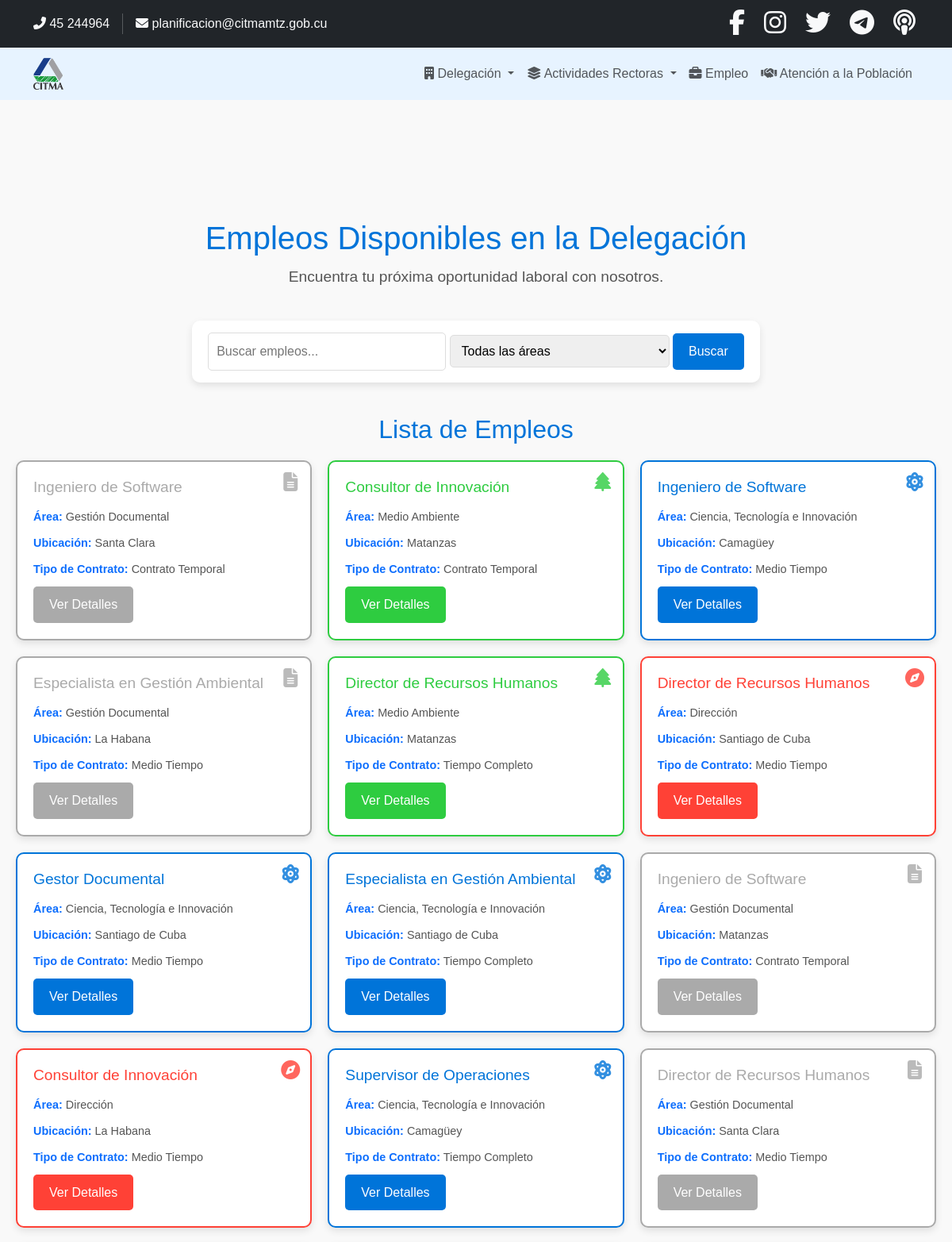
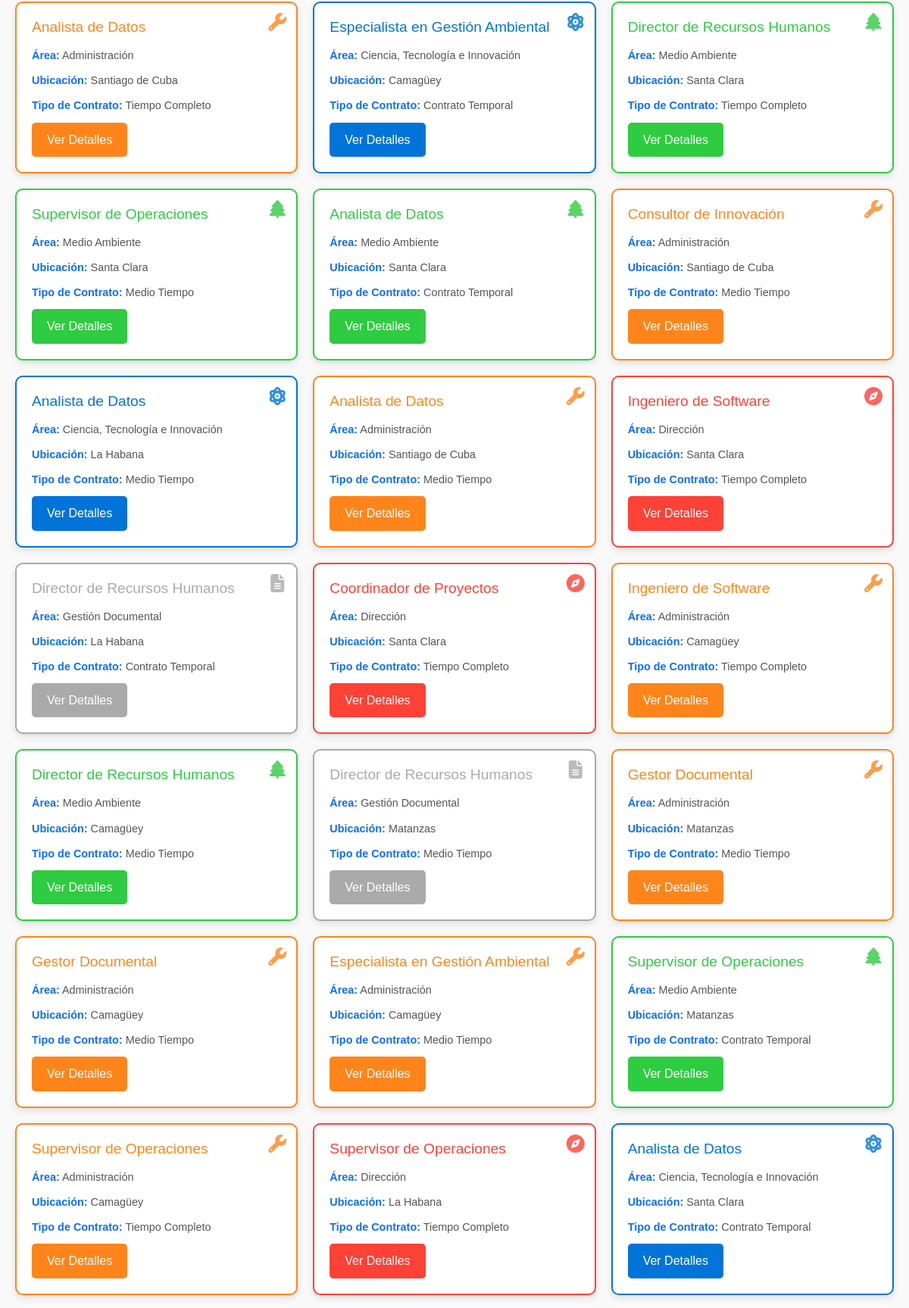
The app's page /empleos/ (upper part) with its own data (2 pictures, top to bottom).
### empleos/models.py (models this page shows, shortened)
class Empleo(models.Model):
    AREAS = [
        ('direccion', 'Dirección'),
        ('ciencia', 'Ciencia, Tecnología e Innovación'),
        ('medio_ambiente', 'Medio Ambiente'),
        ('gestion_documental', 'Gestión Documental'),
        ('administracion', 'Administración'),
    ]
    titulo = models.CharField(max_length=200)
    descripcion = models.TextField()
    requisitos = models.TextField()
    tipo_contrato = models.CharField(max_length=100)
    salario = models.CharField(max_length=100, blank=True, null=True)
    ubicacion = models.CharField(max_length=200)
    area = models.CharField(max_length=50, choices=AREAS)  # Campo para áreas
    fecha_publicacion = models.DateTimeField(auto_now_add=True)

### empleos/views.py (the view)
# urls.py: path("", views.lista_empleos, name="lista_empleos"),
def lista_empleos(request):
    query = request.GET.get("q", "")  # Búsqueda por palabras clave
    area = request.GET.get("area", "")  # Filtro por área
    empleos = Empleo.objects.all()
    if query:
        empleos = empleos.filter(titulo__icontains=query) | empleos.filter(
            descripcion__icontains=query
        )
    if area:
        empleos = empleos.filter(area=area)
    areas = Empleo.AREAS
    return render(
        request,
        "empleos/lista_empleos.html",
        {
            "empleos": empleos,
            "areas": areas,
            "query": query,
            "selected_area": area,
        },
    )

### empleos/templates/empleos/lista_empleos.html (shortened to what this page needs)
{% extends "core/base.html" %}
{% load static %}
{% block content %}
<div class="main">
  <header class="empleos-header">
    <h1>Empleos Disponibles en la Delegación</h1>
    <p class="slogan">Encuentra tu próxima oportunidad laboral con nosotros.</p>
  </header>
  <section class="search-section">
    <div class="search-container">
      <form method="GET" id="searchForm">
        <input
          type="text"
          name="q"
          placeholder="Buscar empleos..."
          value="{{ query }}"
        />
        <select name="area" id="areaFilter">
          <option value="">Todas las áreas</option>
        </select>
        <button type="submit">Buscar</button>
      </form>
    </div>
  </section>
  <section class="empleos-list">
    <h2>Lista de Empleos</h2>
    <div class="empleos-container">
      {% if empleos %}
        {% for empleo in empleos %}
          <div class="empleo-card {% if empleo.area == 'ciencia' %}ciencia{% elif empleo.area == 'medio_ambiente' %}medio-ambiente{% elif empleo.area == 'gestion_documental' %}gestion-documental{% elif empleo.area == 'administracion' %}administracion{% else %}direccion{% endif %}">
            <div class="icon-container">
              {% if empleo.area == 'ciencia' %}
                <i class="fa-solid fa-atom" style="color: #0074D9;"></i>
              {% elif empleo.area == 'medio_ambiente' %}
                <i class="fa-solid fa-tree" style="color: #2ECC40;"></i>
              {% elif empleo.area == 'gestion_documental' %}
                <i class="fa-solid fa-file-alt" style="color: #AAAAAA;"></i>
              {% elif empleo.area == 'administracion' %}
                <i class="fa-solid fa-wrench" style="color: #FF851B;"></i>
              {% else %}
                <i class="fa-solid fa-compass" style="color: #FF4136;"></i>
              {% endif %}
            </div>
            <h3>{{ empleo.titulo }}</h3>
            <p><strong>Área:</strong> {{ empleo.get_area_display }}</p>
            <p><strong>Ubicación:</strong> {{ empleo.ubicacion }}</p>
            <p><strong>Tipo de Contrato:</strong> {{ empleo.tipo_contrato }}</p>
            <a href="{% url 'empleos:detalle_empleo' empleo.pk %}" class="cta-button">Ver Detalles</a>
          </div>
        {% endfor %}
      {% else %}
        <p>No hay ofertas de empleo disponibles con estos criterios.</p>
      {% endif %}
    </div>
  </section>
</div>
{% endblock %}

### core/static/css/base.css (style rules this page uses)
:root { --color-ciencia: #0a309f; --color-ambiente: #179040; --color-gestion: #9e9ea0; }
p strong { color: #0d6efd; }

### nosotros/static/css/nosotros.css (style rules this page uses)
body { margin: 0; font-family: Arial, sans-serif; overflow-x: hidden; }

### empleos/static/css/empleos.css (style rules this page uses)
body { font-family: "Arial", sans-serif; line-height: 1.6; color: #333; background-color: #f9f9f9; }
.main { max-width: 1200px; margin: 0 auto; padding: 20px; padding-top: 150px; }
h1, h2 { color: #0074d9; }
.cta-button { display: inline-block; background-color: #0074d9; color: white; padding: 10px 20px; text-decoration: none; border-radius: 5px; transition: background-color 0.3s ease; }
.empleos-header { text-align: center; margin-bottom: 40px; }
.empleos-header h1 { font-size: 2.5rem; margin-bottom: 10px; }
.empleos-header .slogan { font-size: 1.2rem; color: #555; }
.search-section { text-align: center; margin-bottom: 40px; }
.search-container { display: inline-flex; align-items: center; gap: 15px; padding: 15px 20px; background-color: white; border-radius: 10px; box-shadow: 0 4px 10px rgba(0, 0, 0, 0.1); }
.search-container input[type="text"] { width: 300px; padding: 10px; border: 1px solid #ddd; border-radius: 5px; font-size: 1rem; }
.search-container select { padding: 10px; border: 1px solid #ddd; border-radius: 5px; font-size: 1rem; }
.search-container button { background-color: #0074d9; color: white; padding: 10px 20px; border: none; border-radius: 5px; cursor: pointer; font-size: 1rem; transition: background-color 0.3s ease; }
.empleos-list h2 { text-align: center; margin-bottom: 20px; }
.empleos-container { display: grid; grid-template-columns: repeat(auto-fit, minmax(300px, 1fr)); gap: 20px; }
.icon-container { position: absolute; top: 10px; right: 10px; width: 30px; height: 30px; display: flex; align-items: center; justify-content: center; }
.icon-container i { font-size: 1.5rem; opacity: 0.8; }
.empleo-card { position: relative; background: white; border: 2px solid #ddd; border-radius: 10px; padding: 20px; box-shadow: 0 4px 10px rgba(0, 0, 0, 0.1); transition: transform 0.3s ease, box-shadow 0.3s ease; color: #333; }
.empleo-card.ciencia { border-color: #0074d9; }
.empleo-card.medio-ambiente { border-color: #2ecc40; }
.empleo-card.gestion-documental { border-color: #aaaaaa; }
.empleo-card.administracion { border-color: #ff851b; }
.empleo-card.direccion { border-color: #ff4136; }
.empleo-card h3 { margin-bottom: 15px; font-size: 1.2rem; }
.empleo-card.ciencia h3 { color: #0074d9; }
.empleo-card.medio-ambiente h3 { color: #2ecc40; }
.empleo-card.gestion-documental h3 { color: #aaaaaa; }
.empleo-card.administracion h3 { color: #ff851b; }
.empleo-card.direccion h3 { color: #ff4136; }
.empleo-card .cta-button { display: inline-block; padding: 10px 20px; text-decoration: none; border-radius: 5px; transition: background-color 0.3s ease; }
.empleo-card.ciencia .cta-button { background-color: #0074d9; }
.empleo-card.medio-ambiente .cta-button { background-color: #2ecc40; }
.empleo-card.gestion-documental .cta-button { background-color: #aaaaaa; }
.empleo-card.administracion .cta-button { background-color: #ff851b; }
.empleo-card.direccion .cta-button { background-color: #ff4136; }
.empleo-card p { font-size: 0.9rem; color: #555; margin-bottom: 10px; }

### nosotros/static/css/directivos.css (style rules this page uses)
:root { --primary-color: #0056b3; --secondary-color: #003366; --accent-color: #00a8e8; --text-color: #333; --light-gray: #f5f7fa; --medium-gray: #e1e5eb; --dark-gray: #6c757d; }

### atencion/static/css/pagina_inicial_atencion.css (style rules this page uses)
:root { --primary-color: #0056b3; --primary-light: #e6f0fa; --secondary-color: #003366; --accent-color: #00a8e8; --text-color: #333; --light-gray: #f8f9fa; --medium-gray: #e9ecef; --dark-gray: #6c757d; }

### records on screen
Empleo: titulo "Ingeniero de Software", area "Gestión Documental", ubicacion "Santa Clara", tipo_contrato "Contrato Temporal"
Empleo: titulo "Consultor de Innovación", area "Medio Ambiente", ubicacion "Matanzas", tipo_contrato "Contrato Temporal"
Empleo: titulo "Ingeniero de Software", area "Ciencia, Tecnología e Innovación", ubicacion "Camagüey", tipo_contrato "Medio Tiempo"
Empleo: titulo "Especialista en Gestión Ambiental", area "Gestión Documental", ubicacion "La Habana", tipo_contrato "Medio Tiempo"
Empleo: titulo "Director de Recursos Humanos", area "Medio Ambiente", ubicacion "Matanzas", tipo_contrato "Tiempo Completo"
Empleo: titulo "Director de Recursos Humanos", area "Dirección", ubicacion "Santiago de Cuba", tipo_contrato "Medio Tiempo"
Empleo: titulo "Gestor Documental", area "Ciencia, Tecnología e Innovación", ubicacion "Santiago de Cuba", tipo_contrato "Medio Tiempo"
Empleo: titulo "Especialista en Gestión Ambiental", area "Ciencia, Tecnología e Innovación", ubicacion "Santiago de Cuba", tipo_contrato "Tiempo Completo"
Empleo: titulo "Ingeniero de Software", area "Gestión Documental", ubicacion "Matanzas", tipo_contrato "Contrato Temporal"
Empleo: titulo "Consultor de Innovación", area "Dirección", ubicacion "La Habana", tipo_contrato "Medio Tiempo"
Empleo: titulo "Supervisor de Operaciones", area "Ciencia, Tecnología e Innovación", ubicacion "Camagüey", tipo_contrato "Tiempo Completo"
Empleo: titulo "Director de Recursos Humanos", area "Gestión Documental", ubicacion "Santa Clara", tipo_contrato "Medio Tiempo"
Empleo: titulo "Analista de Datos", area "Administración", ubicacion "Santiago de Cuba", tipo_contrato "Tiempo Completo"
Empleo: titulo "Especialista en Gestión Ambiental", area "Ciencia, Tecnología e Innovación", ubicacion "Camagüey", tipo_contrato "Contrato Temporal"
Empleo: titulo "Director de Recursos Humanos", area "Medio Ambiente", ubicacion "Santa Clara", tipo_contrato "Tiempo Completo"
Empleo: titulo "Supervisor de Operaciones", area "Medio Ambiente", ubicacion "Santa Clara", tipo_contrato "Medio Tiempo"
Empleo: titulo "Analista de Datos", area "Medio Ambiente", ubicacion "Santa Clara", tipo_contrato "Contrato Temporal"
Empleo: titulo "Consultor de Innovación", area "Administración", ubicacion "Santiago de Cuba", tipo_contrato "Medio Tiempo"
Empleo: titulo "Analista de Datos", area "Ciencia, Tecnología e Innovación", ubicacion "La Habana", tipo_contrato "Medio Tiempo"
Empleo: titulo "Analista de Datos", area "Administración", ubicacion "Santiago de Cuba", tipo_contrato "Medio Tiempo"
Empleo: titulo "Ingeniero de Software", area "Dirección", ubicacion "Santa Clara", tipo_contrato "Tiempo Completo"
Empleo: titulo "Director de Recursos Humanos", area "Gestión Documental", ubicacion "La Habana", tipo_contrato "Contrato Temporal"
Empleo: titulo "Coordinador de Proyectos", area "Dirección", ubicacion "Santa Clara", tipo_contrato "Tiempo Completo"
Empleo: titulo "Ingeniero de Software", area "Administración", ubicacion "Camagüey", tipo_contrato "Tiempo Completo"
Empleo: titulo "Director de Recursos Humanos", area "Medio Ambiente", ubicacion "Camagüey", tipo_contrato "Medio Tiempo"
Empleo: titulo "Director de Recursos Humanos", area "Gestión Documental", ubicacion "Matanzas", tipo_contrato "Medio Tiempo"
Empleo: titulo "Gestor Documental", area "Administración", ubicacion "Matanzas", tipo_contrato "Medio Tiempo"
Empleo: titulo "Gestor Documental", area "Administración", ubicacion "Camagüey", tipo_contrato "Medio Tiempo"
Empleo: titulo "Especialista en Gestión Ambiental", area "Administración", ubicacion "Camagüey", tipo_contrato "Medio Tiempo"
Empleo: titulo "Supervisor de Operaciones", area "Medio Ambiente", ubicacion "Matanzas", tipo_contrato "Contrato Temporal"
Empleo: titulo "Supervisor de Operaciones", area "Administración", ubicacion "Camagüey", tipo_contrato "Tiempo Completo"
Empleo: titulo "Supervisor de Operaciones", area "Dirección", ubicacion "La Habana", tipo_contrato "Tiempo Completo"
Empleo: titulo "Analista de Datos", area "Ciencia, Tecnología e Innovación", ubicacion "Santa Clara", tipo_contrato "Contrato Temporal"
